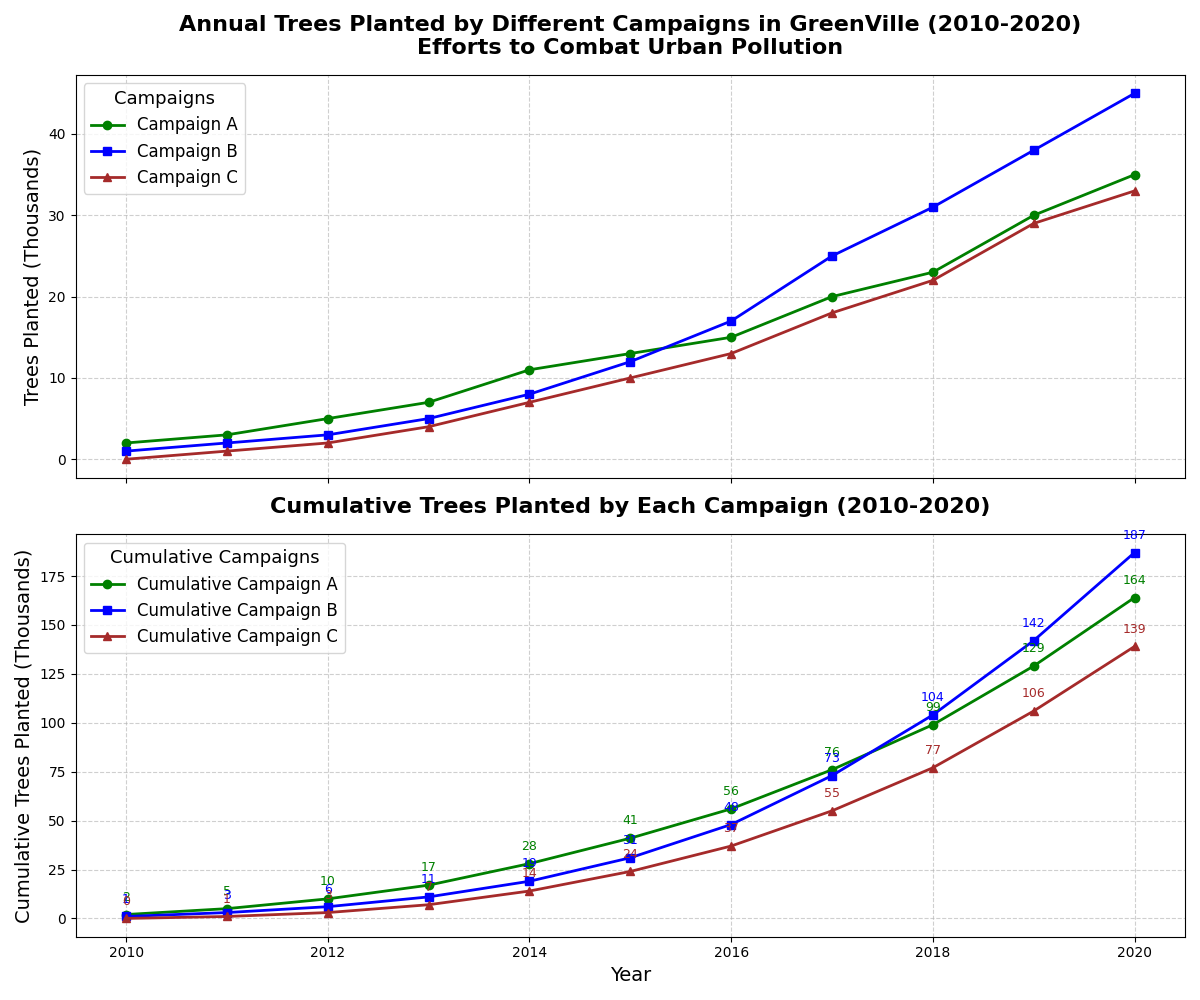

Python code for this plot:
import matplotlib.pyplot as plt
import numpy as np

# Backstory:
# We are plotting the spread and effectiveness of different tree planting campaigns over a decade in GreenVille.
# Each campaign aims to plant a certain number of trees per year to combat urban pollution.

# Years from 2010 to 2020
years = np.arange(2010, 2021)

# Number of trees planted by each campaign (in thousands)
campaign_A = np.array([2, 3, 5, 7, 11, 13, 15, 20, 23, 30, 35])
campaign_B = np.array([1, 2, 3, 5, 8, 12, 17, 25, 31, 38, 45])
campaign_C = np.array([0, 1, 2, 4, 7, 10, 13, 18, 22, 29, 33])

# Calculate the cumulative number of trees planted for each campaign
cumulative_A = np.cumsum(campaign_A)
cumulative_B = np.cumsum(campaign_B)
cumulative_C = np.cumsum(campaign_C)

# Create the figure and subplots
fig, (ax1, ax2) = plt.subplots(2, 1, figsize=(12, 10), sharex=True)

# Line plot for annual trees planted by each campaign
ax1.plot(years, campaign_A, marker='o', linestyle='-', color='green', label='Campaign A', linewidth=2)
ax1.plot(years, campaign_B, marker='s', linestyle='-', color='blue', label='Campaign B', linewidth=2)
ax1.plot(years, campaign_C, marker='^', linestyle='-', color='brown', label='Campaign C', linewidth=2)

ax1.set_title('Annual Trees Planted by Different Campaigns in GreenVille (2010-2020)\nEfforts to Combat Urban Pollution', fontsize=16, fontweight='bold', pad=15)
ax1.set_ylabel('Trees Planted (Thousands)', fontsize=14)
ax1.legend(title='Campaigns', loc='upper left', fontsize=12, title_fontsize=13)
ax1.grid(True, linestyle='--', alpha=0.6)

# Line plot for cumulative trees planted by each campaign
ax2.plot(years, cumulative_A, marker='o', linestyle='-', color='green', label='Cumulative Campaign A', linewidth=2)
ax2.plot(years, cumulative_B, marker='s', linestyle='-', color='blue', label='Cumulative Campaign B', linewidth=2)
ax2.plot(years, cumulative_C, marker='^', linestyle='-', color='brown', label='Cumulative Campaign C', linewidth=2)

ax2.set_title('Cumulative Trees Planted by Each Campaign (2010-2020)', fontsize=16, fontweight='bold', pad=15)
ax2.set_xlabel('Year', fontsize=14)
ax2.set_ylabel('Cumulative Trees Planted (Thousands)', fontsize=14)
ax2.legend(title='Cumulative Campaigns', loc='upper left', fontsize=12, title_fontsize=13)
ax2.grid(True, linestyle='--', alpha=0.6)

# Annotate final values for cumulative trees planted
for year, value in zip(years, cumulative_A):
    ax2.annotate(f'{value}', xy=(year, value), xytext=(0, 10), textcoords='offset points', ha='center', fontsize=9, color='green')
for year, value in zip(years, cumulative_B):
    ax2.annotate(f'{value}', xy=(year, value), xytext=(0, 10), textcoords='offset points', ha='center', fontsize=9, color='blue')
for year, value in zip(years, cumulative_C):
    ax2.annotate(f'{value}', xy=(year, value), xytext=(0, 10), textcoords='offset points', ha='center', fontsize=9, color='brown')

# Automatically adjust layout to prevent overlap
plt.tight_layout()

# Display the plot
plt.show()
